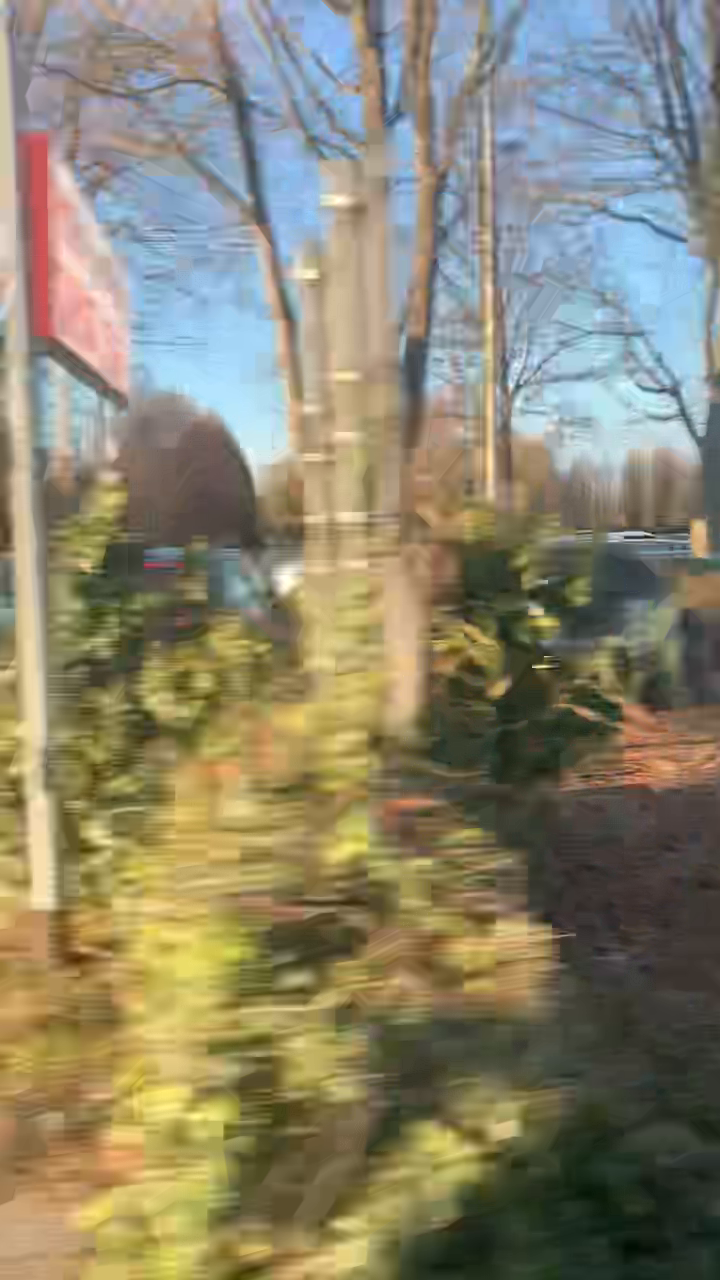
#> input picture frame 22 of testVideo.mp4, 720 x 1280 px, given in place of the camera
$ jupyter execute C122.ipynb
#> lines starting #> are read from the running program, lines starting #| are printed output that depends on the picture
[cell 1]
import numpy as np
import cv2

[cell 2]
cap = cv2.VideoCapture(0)

while(True):
    # Capture frame-by-frame
    ret, frame = cap.read()
#> frame is the input picture: shape (1280, 720, 3); mean B, G, R 109.7, 132, 137.6

    # Our operations on the frame come here
    gray = cv2.cvtColor(frame, cv2.COLOR_BGR2GRAY)
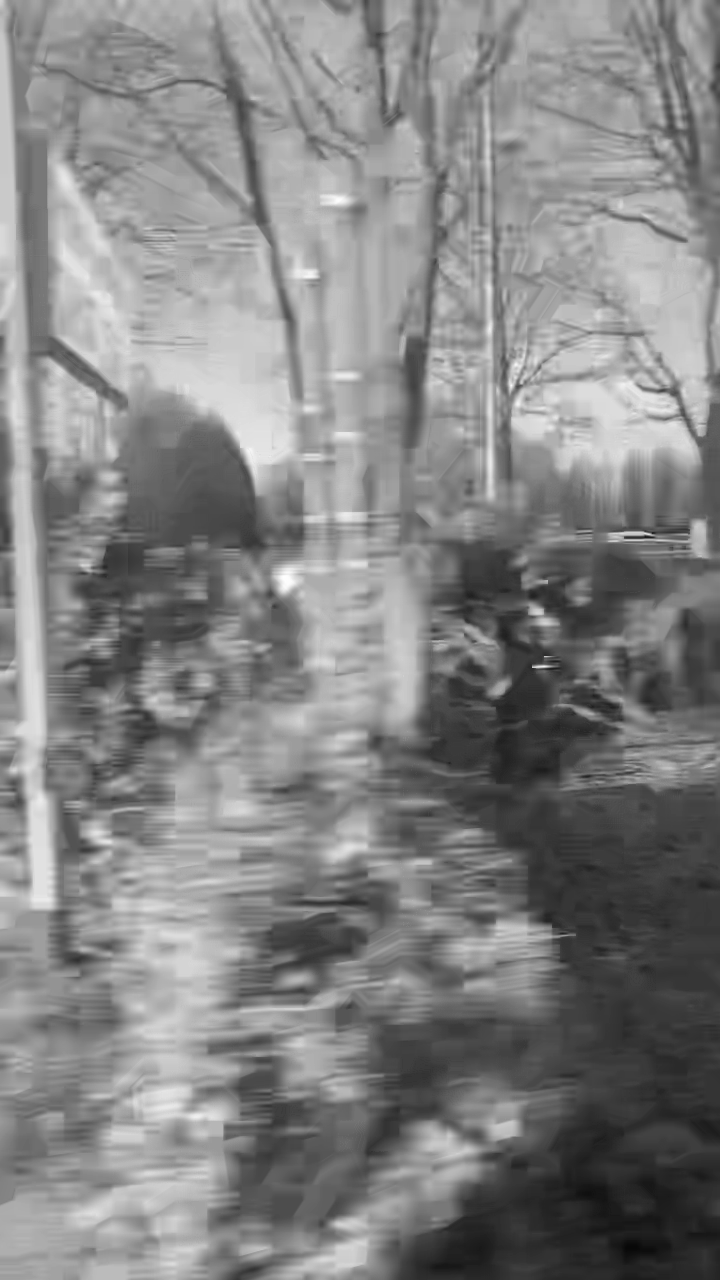
#> gray: shape (1280, 720); min 8, max 254, mean 131.1

    # Display the resulting frame
    cv2.imshow('frame',gray)

    if cv2.waitKey(1) & 0xFF == ord('q'):
#> (key q is pressed here)
        break

        # When everything done, release the capture
cap.release()
cv2.destroyAllWindows()

[cell 3]
cap = cv2.VideoCapture('testVideo.mp4')

while(cap.isOpened()):
    ret, frame = cap.read()
    gray = cv2.cvtColor(frame, cv2.COLOR_BGR2GRAY)
    cv2.imshow('frame',gray)

    if cv2.waitKey(1) & 0xFF == ord('q'):
#> (key q is pressed here)
        break

cap.release()
cv2.destroyAllWindows()

[cell 4]
cap = cv2.VideoCapture(0)

# Define the codec and create VideoWriter object
fourcc = cv2.VideoWriter_fourcc(*'XVID')
out = cv2.VideoWriter('testWebCamOutput.avi',fourcc, 20.0, (640,480))

while(cap.isOpened()):

    ret, frame = cap.read()

    if ret==True:
        frame = cv2.flip(frame,0)
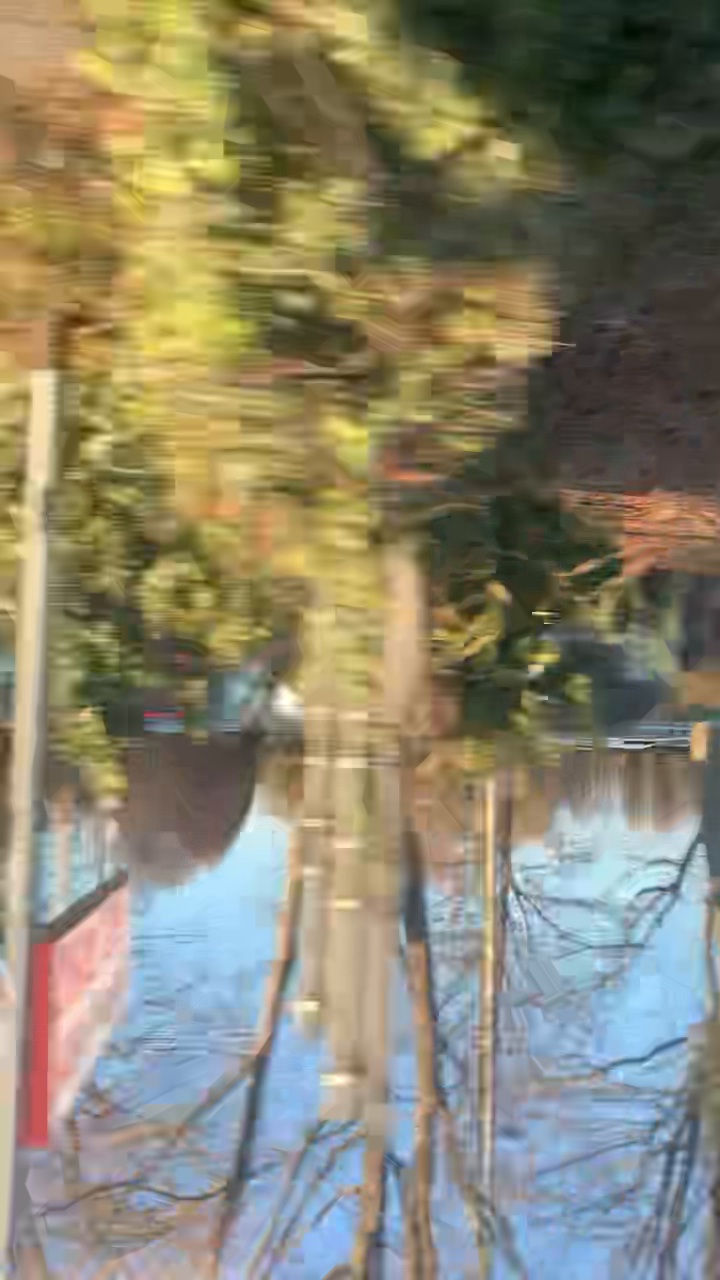
#> frame: shape (1280, 720, 3); mean B, G, R 109.7, 132, 137.6

        # write the flipped frame
        out.write(frame)
        cv2.imshow('frame',frame)

        if cv2.waitKey(1) & 0xFF == ord('q'):
#> (key q is pressed here)
            break

    else:
        break

# Release everything if job is finished
cap.release()
out.release()
cv2.destroyAllWindows()

$ run again, starting later in the video
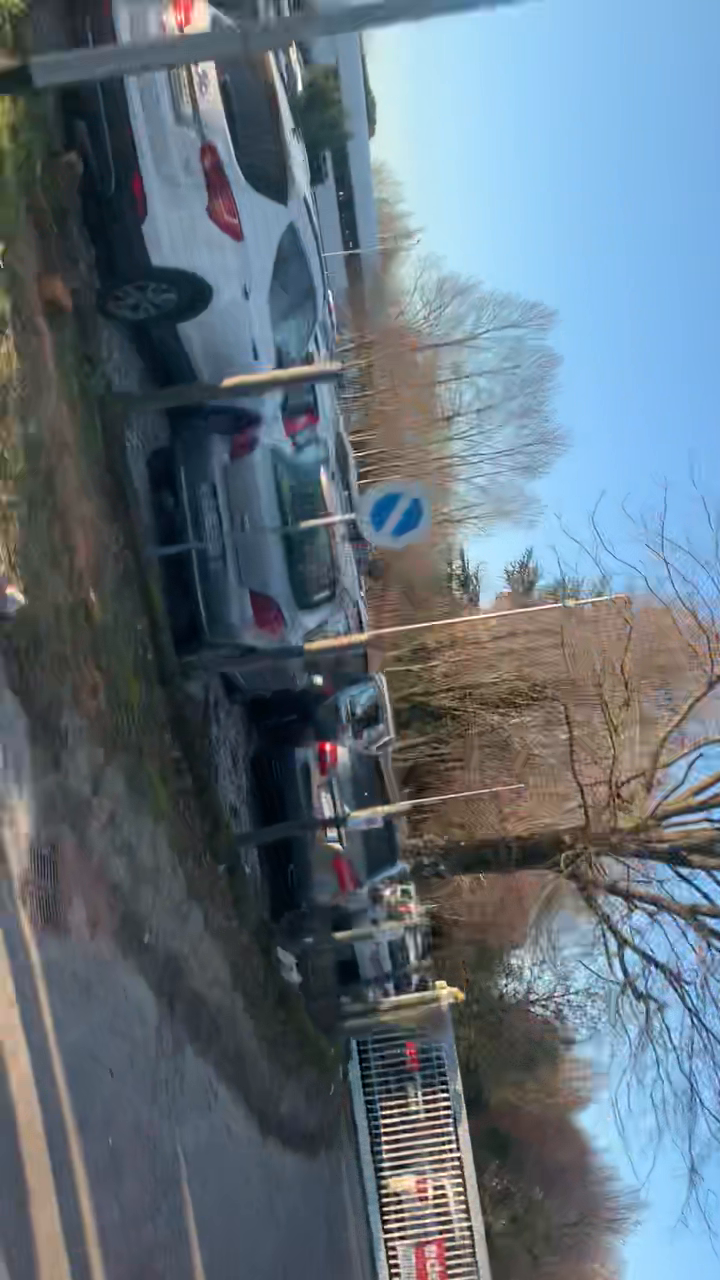
#> input picture frame 103 of testVideo.mp4, 720 x 1280 px, given in place of the camera
#> frame is the input picture: shape (1280, 720, 3); mean B, G, R 124.3, 112.7, 98.3
#> `gray = cv2.cvtColor(frame, cv2.COLOR_BGR2GRAY)`:
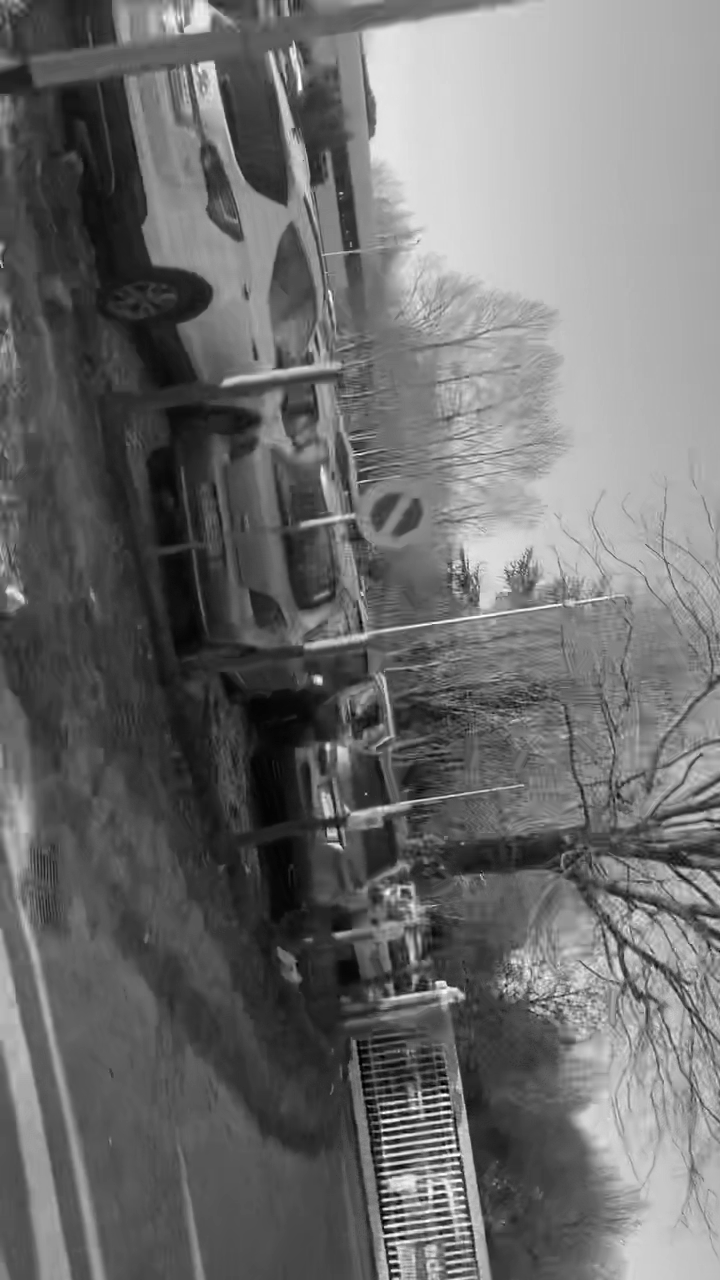
#> gray: shape (1280, 720); min 0, max 255, mean 109.7
#> `frame = cv2.flip(frame,0)`:
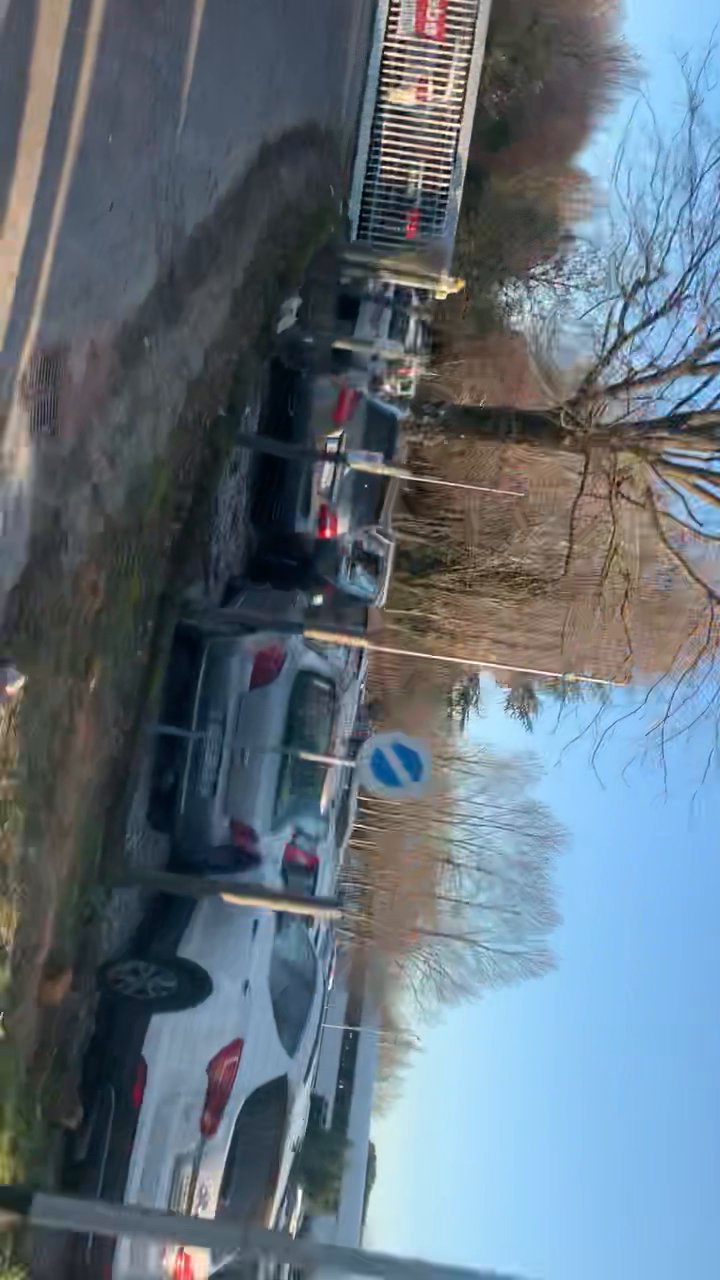
#> frame: shape (1280, 720, 3); mean B, G, R 124.3, 112.7, 98.3

$ run again, starting later in the video
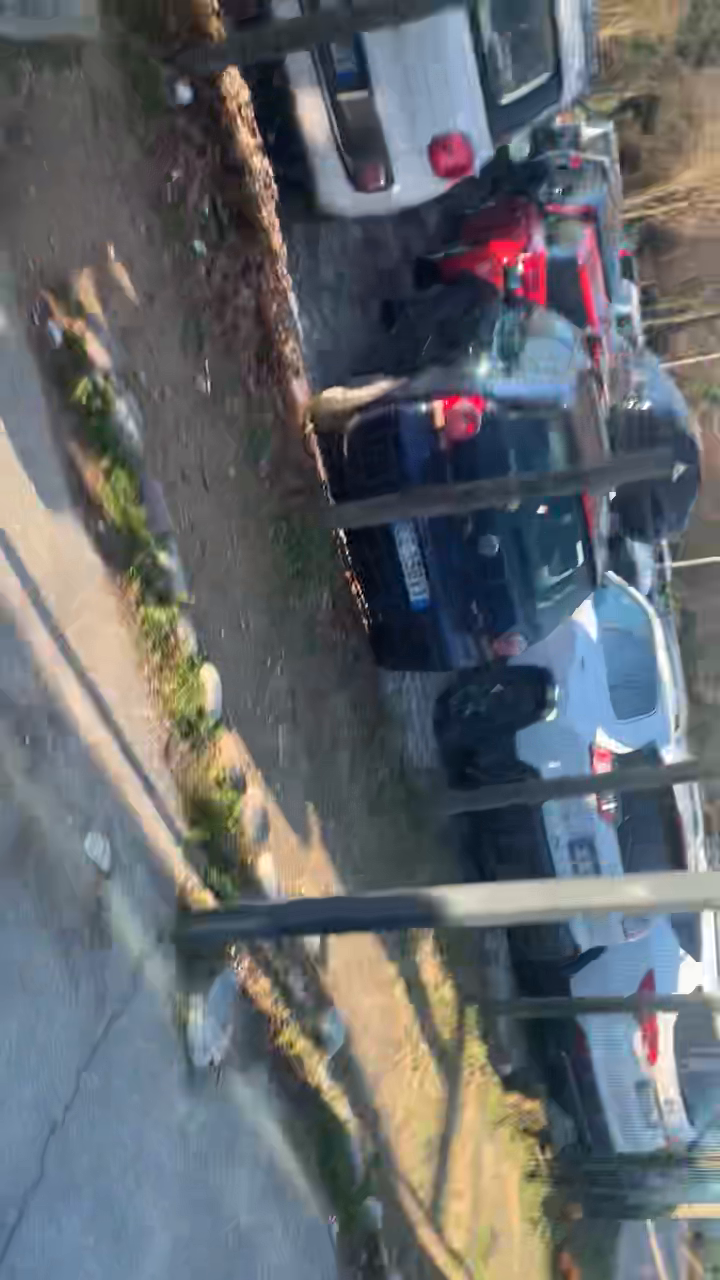
#> input picture frame 183 of testVideo.mp4, 720 x 1280 px, given in place of the camera
#> frame is the input picture: shape (1280, 720, 3); mean B, G, R 109.2, 104.6, 100.6
#> `gray = cv2.cvtColor(frame, cv2.COLOR_BGR2GRAY)`:
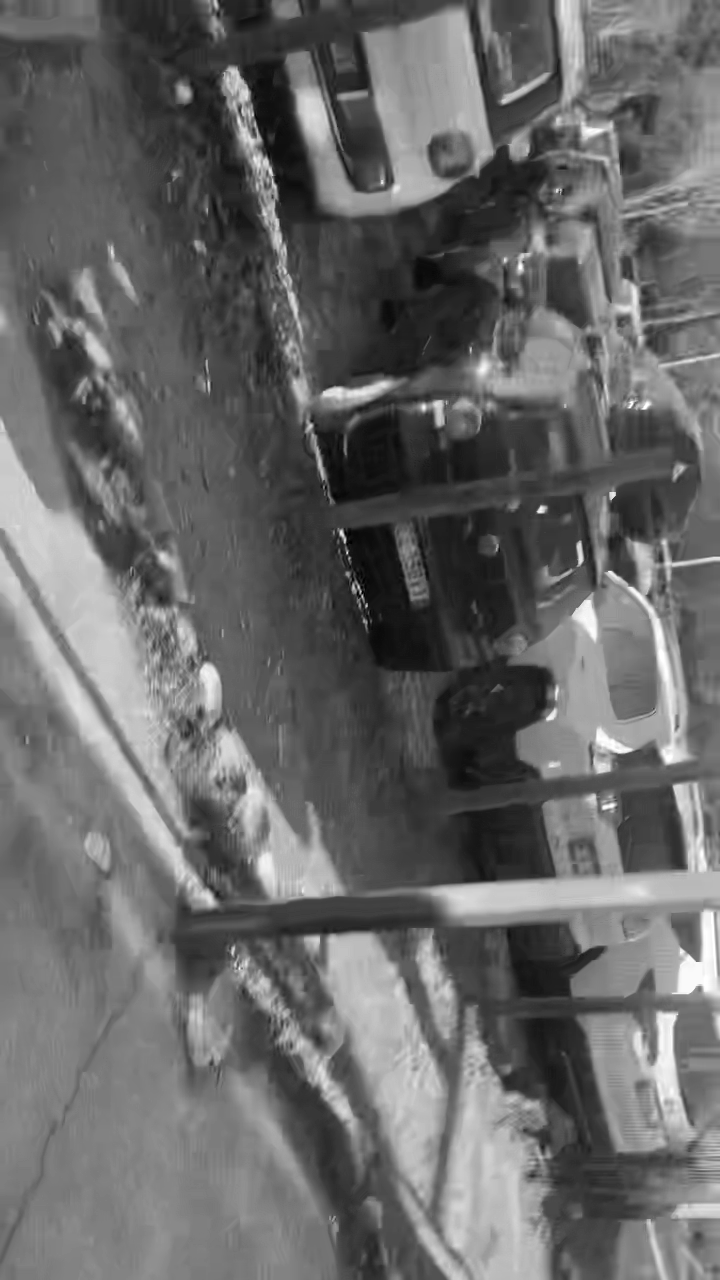
#> gray: shape (1280, 720); min 0, max 255, mean 103.9
#> `frame = cv2.flip(frame,0)`:
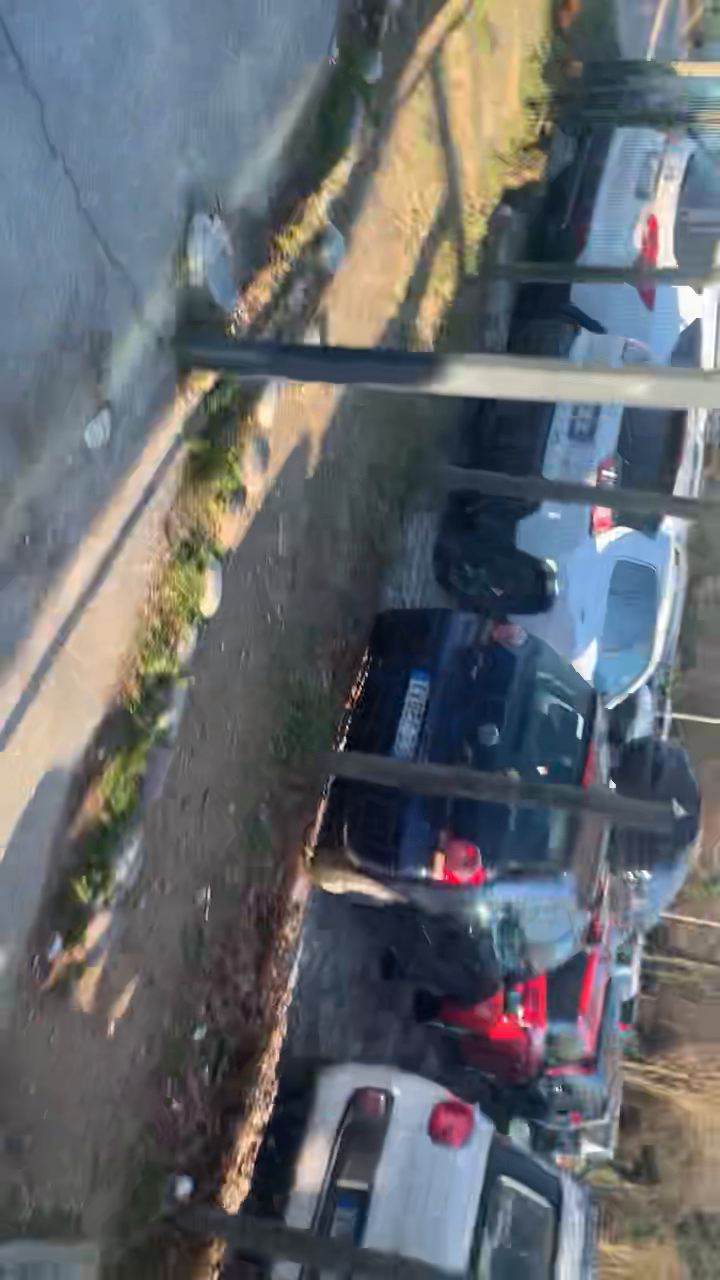
#> frame: shape (1280, 720, 3); mean B, G, R 109.2, 104.6, 100.6
